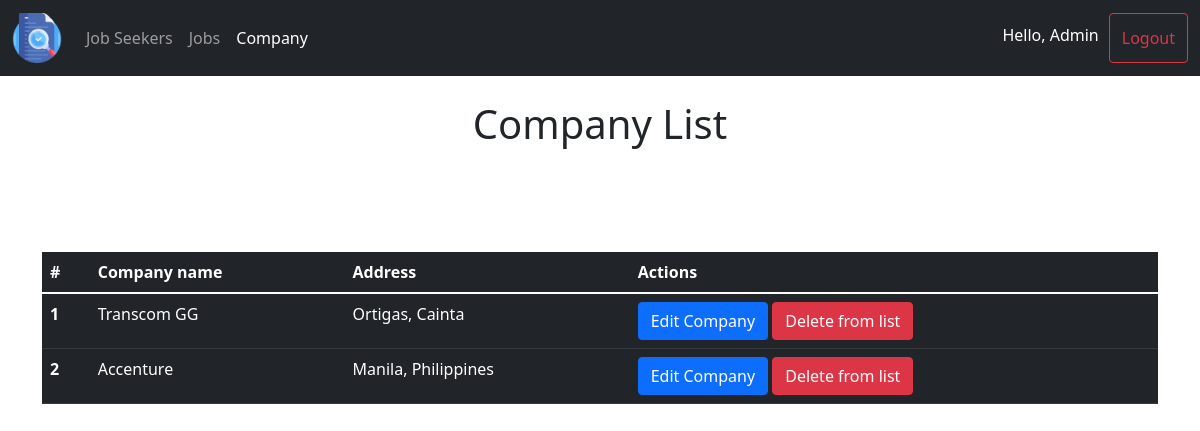
Page /company/ on the earlier database version.
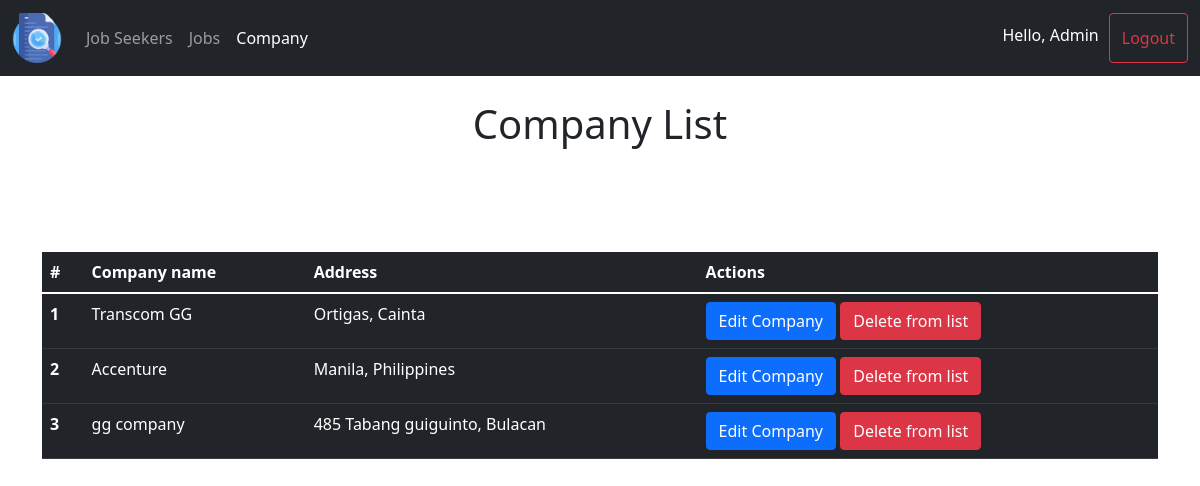
Same page on the later database version.
### main_app/models.py (models this page shows, shortened)
class Company(models.Model):
    company_name = models.CharField(max_length=30, null=False, blank=False)
    address = models.CharField(max_length=30, null=False, blank=False)
    email= models.CharField(max_length=30, null=True, blank=False)
    password = models.CharField(max_length=30, null=True, blank=False)
    company_id = models.BigAutoField(primary_key=True)

### main_app/views.py (the view)
# urls.py: path('company/', views.company, name="company"),
def company(request):
    request.session['page'] = "company"
    company = Company.objects.all()
    return render(request,'admin/company.html',{"company":company,"job_seeker":job_seeker})

### main_app/templates/admin/company.html (shortened to what this page needs)
{% include 'admin/main_base.html' %}
{% load static %}
{% block content %}
<div class="container">
    <br>
    <h1 align="center">Company List</h1>
    <br>
    <br>
    <br>
    <br>
    <table class="table table-dark table-hover">
        <thead>
          <tr>
            <th scope="col">#</th>
            <th scope="col">Company name</th>
            <th scope="col">Address</th>
            <th scope="col">Actions</th>
          </tr>
        </thead>
        <tbody>
          {% for data in company %}
          <tr>
            <th scope="row">{{forloop.counter}}</th>
            <td>{{data.company_name}}</td>
            <td>{{data.address}}</td>
            <td>
                <button type="submit" class="btn btn-primary" data-bs-toggle="modal" data-bs-target="#view_company_applicant" onclick="get_data('{{data.company_id}}','{{data.company_name}}','{{data.address}}')">Edit Company</button>
                <button type="submit" class="btn btn-danger" onclick="delete_company('{{data.company_id}}')">Delete from list</button>
            </td>
          </tr>
          {% endfor %}
        </tbody>
      </table>
</div>
{% endblock %}

Differences in the rows shown:
added Company: company_name "gg company", address "485 Tabang guiguinto, Bulacan"
